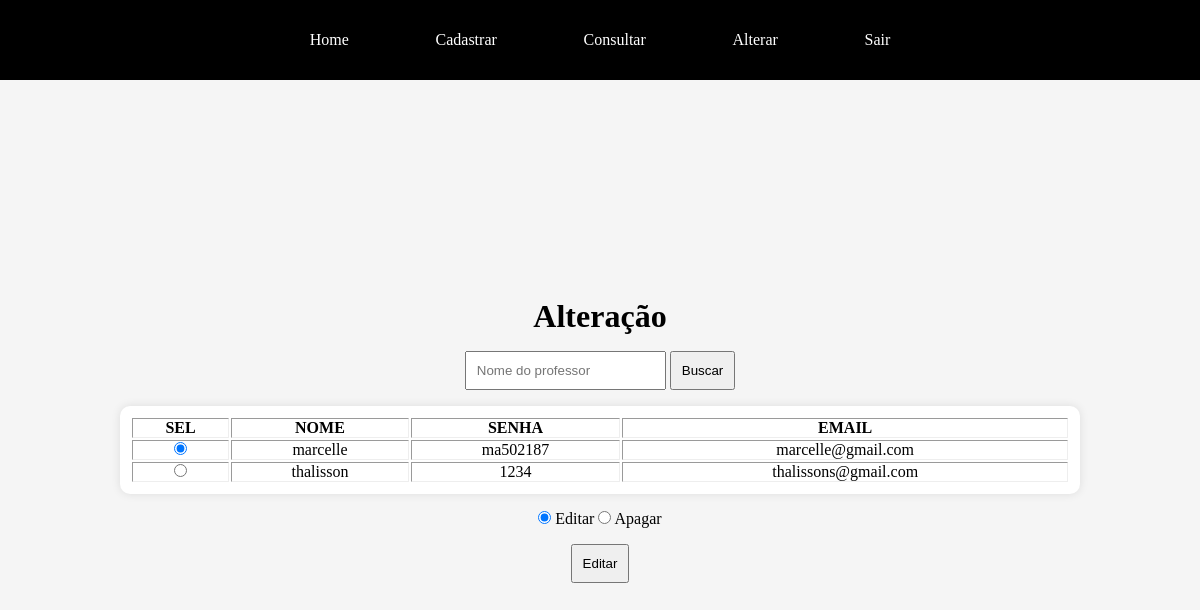
Page /site/acess/adm/alteracao/prof/alterar.php on the committed database.
### tables this page shows
CREATE TABLE `professor` (
  `nome` varchar(60) NOT NULL,
  `senha` varchar(60) NOT NULL,
  `email` varchar(120) NOT NULL
);

### site/acess/adm/alteracao/prof/alterar.php (the view, shortened to what this page needs)
<!DOCTYPE html>
<html lang="pt-BR">
<head>
  <link rel="stylesheet" href="../../../../css/acess/consulta.css">
  <?php
    require "../../../../conexao.php";
    $sql = "SELECT * FROM professor";
    $result = mysqli_query($conn, $sql);
  ?>
</head>
<body>
  <header>
    <nav class="menu">
      <a href="../../home.php" class="menu-item"><span>Home</span></a>
      <a href="../../cadastrar.php" class="menu-item"><span>Cadastrar</span></a>
      <a href="../../consultar.php" class="menu-item"><span>Consultar</span></a>
      <a href="../../alterar.php" class="menu-item"><span>Alterar</span></a>
      <a href="../../../../index.php" class="menu-item"><span>Sair</span></a>
    </nav>
  </header>
  <main>
    <h1>Alteração</h1>
    <form action="busca.php" method="post">
      <input type="text" name="nome" placeholder="Nome do professor" required>
      <button type="submit">Buscar</button>
    </form>
    <form action="validacao.php" method="post" class="form">
      <table border="1px" class='lista'>
        <thead>
          <th>SEL</th>
          <th>NOME</th>
          <th>SENHA</th>
          <th>EMAIL</th>
        </thead>
        <tbody>
          <?php
            $c = 0;
            while ($row = mysqli_fetch_assoc($result)) {
              if ($c == 0) {
                echo "<tr>
                  <td><input type='radio' value='{$row['email']}' name='disc' checked></td>
                  <td>{$row['nome']}</td>
                  <td>{$row['senha']}</td>
                  <td>{$row['email']}</td>
                </tr>";
                $c = 1;
              } else {
                echo "<tr>
                  <td><input type='radio' value='{$row['email']}' name='disc'></td>
                  <td>{$row['nome']}</td>
                  <td>{$row['senha']}</td>
                  <td>{$row['email']}</td>
                </tr>";
              }
            }
          ?>
        </tbody>
      </table>
      <div class="radios">
        <input type="radio" name="alt" value='editar' checked onclick="mudar()">
        <span>Editar</span>
        <input type="radio" name="alt" value='apagar' onclick='mudar()'>
        <span>Apagar</span>
      </div>
      <button type='submit' id='btn'>Editar</button>
    </form>
  </main>
</body>
</html>

### site/css/acess/consulta.css (style rules this page uses)
main { display: flex; justify-content: center; align-items: center; width: 100%; height: calc(100vh - 80px); flex-direction: column; gap: 1rem; text-align: center; background-color: whitesmoke; position: relative; overflow-y: scroll; }
input { padding: 10px; }
button { padding: 10px; cursor: pointer; }
.lista { border: none; padding: 10px; background-color: white; box-shadow: 0 0 10px rgba(0,0,0,0.1); width: 80%; border-radius: 10px; }
.form { display: flex; justify-content: center; align-items: center; flex-direction: column; width: 100%; gap: 1rem; }

### site/css/acess/header.css (style rules this page uses)
* { margin: 0; padding: 0; box-sizing: border-box; text-decoration: none; }
header { width: 100%; height: 80px; background-color: black; color: white; box-shadow: 0 0 10px rgba(0,0,0,0.1); display: flex; justify-content: center; align-items: center; }
.menu { display: flex; justify-content: center; gap: 20%; }
.menu > a { color: white; position: relative; padding: 10px; }
.menu > a::after { content: ''; position: absolute; width: 0; left: 0; bottom: 0; height: 2px; background-color: white; transition: width .3s ease; }

### rows in the picture
professor: nome "marcelle", senha "ma502187", email "marcelle@gmail.com"
professor: nome "thalisson", senha "1234", email "thalissons@gmail.com"
